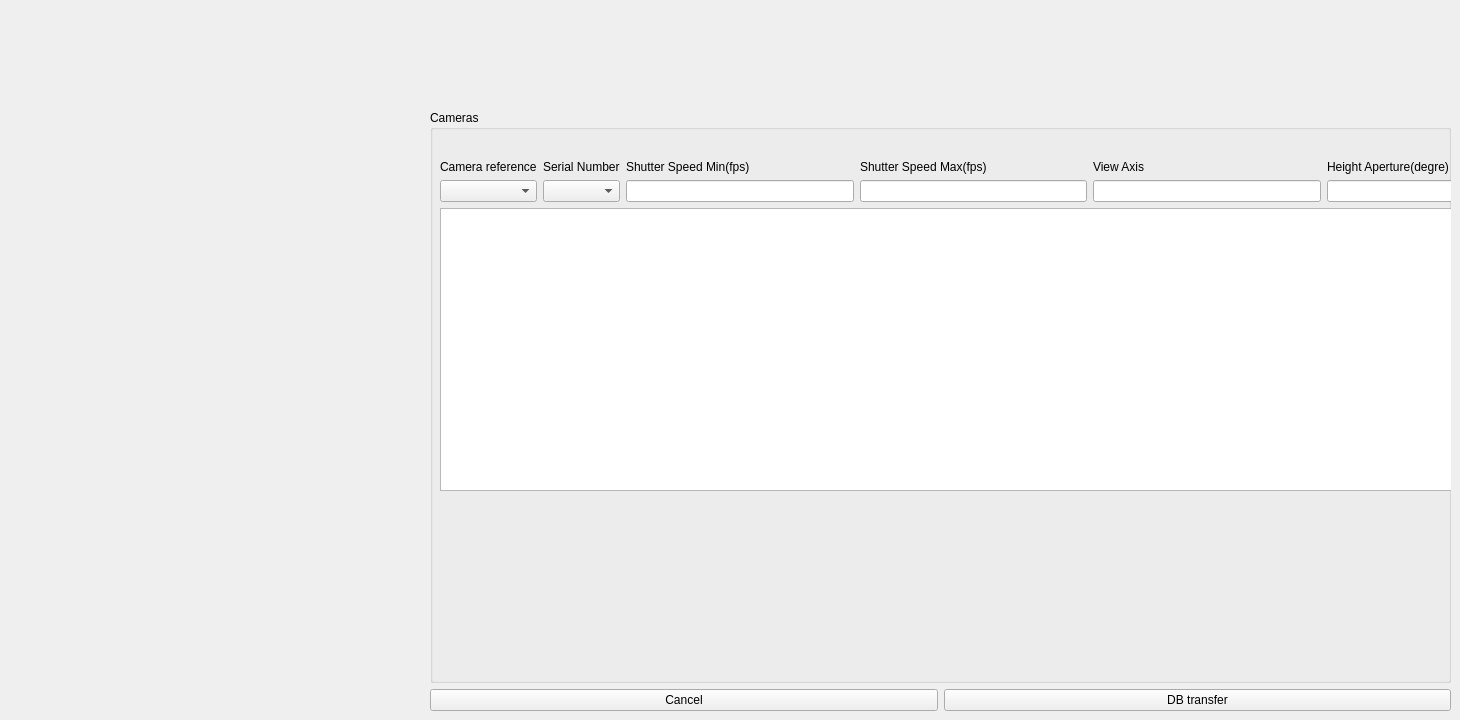
          <widget class="QWidget" name="tab_8">
           <attribute name="title">
            <string>Camera</string>
           </attribute>
           <widget class="QWidget" name="gridLayoutWidget_15">
            <property name="geometry">
             <rect>
              <x>430</x>
              <y>110</y>
              <width>1021</width>
              <height>601</height>
             </rect>
            </property>
            <layout class="QGridLayout" name="gridLayout_16">
             <item row="1" column="0">
              <widget class="QPushButton" name="pushButton_18">
               <property name="text">
                <string>Cancel</string>
               </property>
              </widget>
             </item>
             <item row="1" column="1">
              <widget class="QPushButton" name="pushButton_19">
               <property name="text">
                <string>DB transfer</string>
               </property>
              </widget>
             </item>
             <item row="0" column="0" colspan="2">
              <widget class="QGroupBox" name="groupBox_11">
               <property name="title">
                <string>Cameras</string>
               </property>
               <widget class="QWidget" name="gridLayoutWidget_16">
                <property name="geometry">
                 <rect>
                  <x>10</x>
                  <y>50</y>
                  <width>1434</width>
                  <height>331</height>
                 </rect>
                </property>
                <layout class="QGridLayout" name="gridLayout_17">
                 <item row="1" column="1">
                  <widget class="QComboBox" name="comboBox_26"/>
                 </item>
                 <item row="1" column="4">
                  <widget class="QLineEdit" name="lineEdit_21"/>
                 </item>
                 <item row="1" column="5">
                  <widget class="QLineEdit" name="lineEdit_23"/>
                 </item>
                 <item row="0" column="2">
                  <widget class="QLabel" name="label_48">
                   <property name="text">
                    <string>Shutter Speed Min(fps)</string>
                   </property>
                  </widget>
                 </item>
                 <item row="1" column="0">
                  <widget class="QComboBox" name="comboBox_25"/>
                 </item>
                 <item row="0" column="0">
                  <widget class="QLabel" name="label_51">
                   <property name="text">
                    <string>Camera reference</string>
                   </property>
                  </widget>
                 </item>
                 <item row="1" column="7">
                  <widget class="QPushButton" name="pushButton_20">
                   <property name="text">
                    <string>add</string>
                   </property>
                  </widget>
                 </item>
                 <item row="0" column="6">
                  <widget class="QLabel" name="label_54">
                   <property name="text">
                    <string>Width Aperture(degre)</string>
                   </property>
                  </widget>
                 </item>
                 <item row="0" column="3">
                  <widget class="QLabel" name="label_49">
                   <property name="text">
                    <string>Shutter Speed Max(fps)</string>
                   </property>
                  </widget>
                 </item>
                 <item row="1" column="3">
                  <widget class="QLineEdit" name="lineEdit_20"/>
                 </item>
                 <item row="0" column="4">
                  <widget class="QLabel" name="label_50">
                   <property name="text">
                    <string>View Axis</string>
                   </property>
                  </widget>
                 </item>
                 <item row="0" column="5">
                  <widget class="QLabel" name="label_53">
                   <property name="text">
                    <string>Height Aperture(degre)</string>
                   </property>
                  </widget>
                 </item>
                 <item row="0" column="1">
                  <widget class="QLabel" name="label_47">
                   <property name="text">
                    <string>Serial Number</string>
                   </property>
                  </widget>
                 </item>
                 <item row="1" column="2">
                  <widget class="QLineEdit" name="lineEdit_22"/>
                 </item>
                 <item row="1" column="6">
                  <widget class="QLineEdit" name="lineEdit_24"/>
                 </item>
                 <item row="2" column="0" colspan="7">
                  <widget class="QTableWidget" name="tableWidget_8"/>
                 </item>
                </layout>
               </widget>
              </widget>
             </item>
            </layout>
           </widget>
          </widget>
